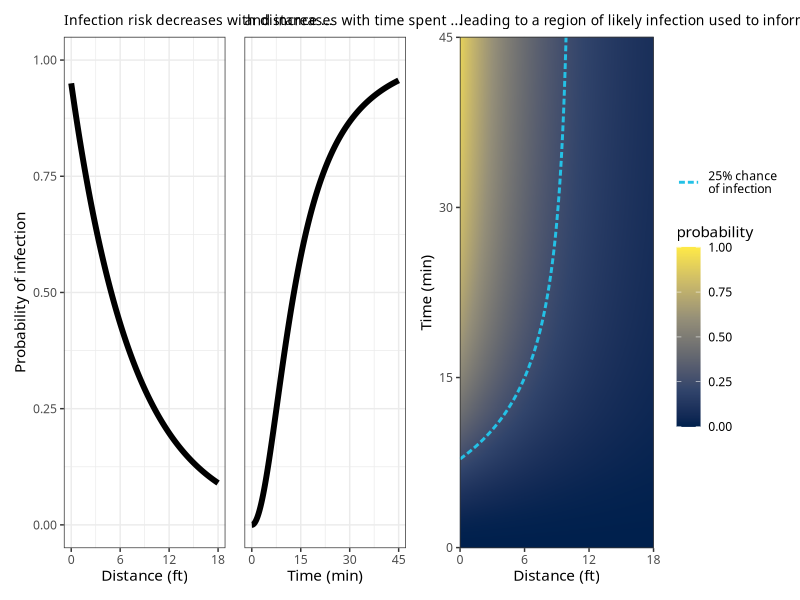
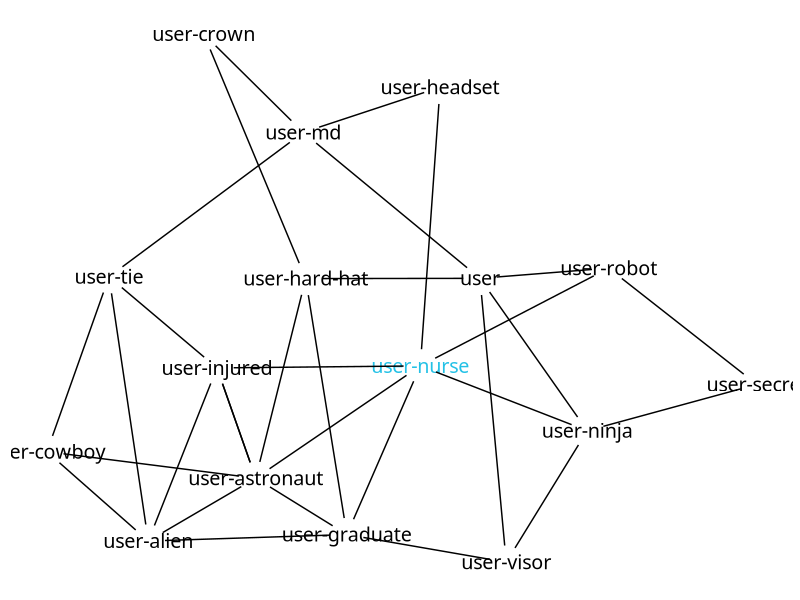
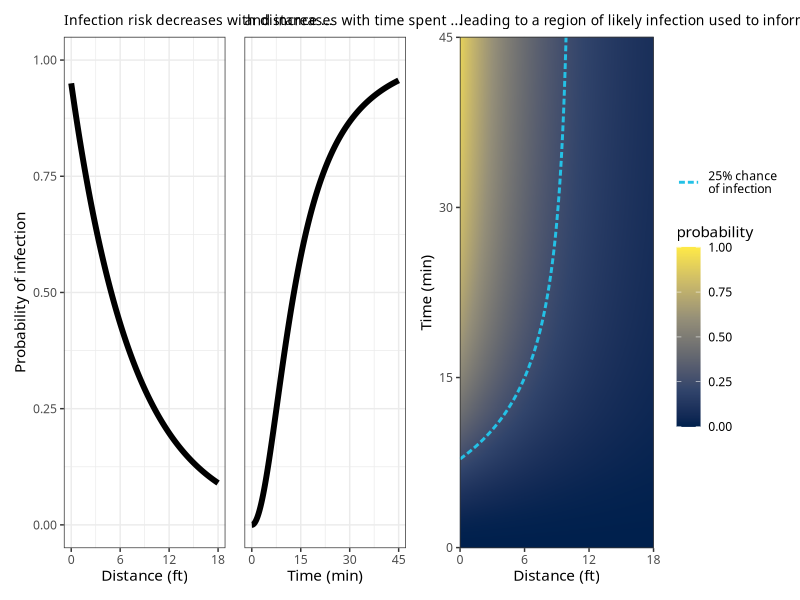
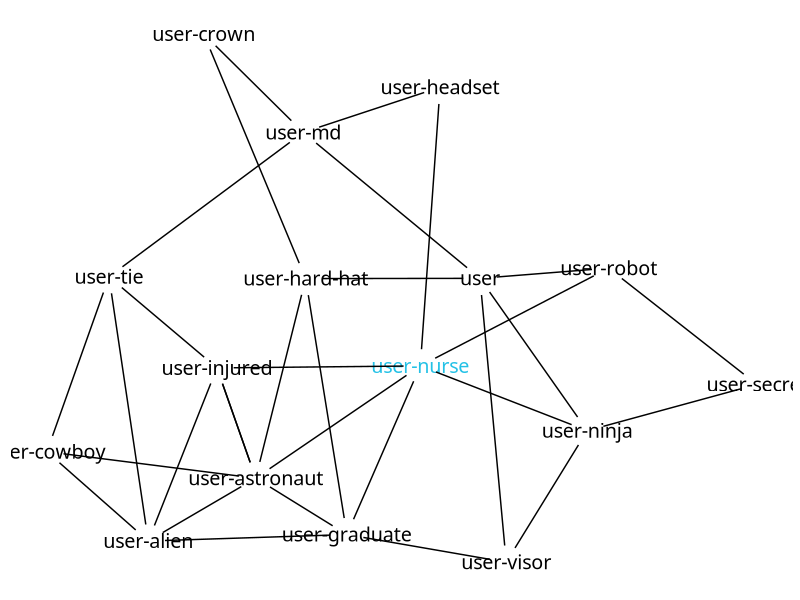

Write the R code that produced these figures, in order.
library(ggraph)
library(tidygraph)
library(tidyverse)
library(patchwork)
library(magrittr)

theme_set(theme_bw())

distance <- tibble(distance=seq(0, 18, length.out=500),
                   probability=seq(0, 20, length.out=500) %>% {0.95 / (1.125^.)})
time <- tibble(time=seq(0, 45, length.out=500),
               probability=seq(0, 1, length.out=500) %>% {35 * .^2 / (3 + 35 * 0.96 * .^2)})
joint <- tcrossprod(time$probability, distance$probability) %>%
  as_tibble() %>%
  set_colnames(distance$distance) %>%
  mutate(time = time$time) %>%
  pivot_longer(!time, names_to="distance", values_to="probability") %>%
  mutate(distance=as.numeric(distance))

joint %>% filter(near(time, 15, tol=0.05), near(distance, 6, tol=0.02))

ggplot(distance) +
  aes(x=distance, y=probability) +
  geom_line(size=2) +
  scale_x_continuous(name="Distance (ft)", breaks=0:3 * 6) +
  ylab("Probability of infection") +
  ylim(0, 1) +
  ggtitle("Infection risk decreases with distance ...") +
ggplot(time) +
  aes(x=time, y=probability) +
  scale_x_continuous(name="Time (min)", breaks=0:3 * 15) +
  geom_line(size=2) +
  ylim(0, 1) +
  ggtitle("and increases with time spent ...") +
  theme(axis.text.y=element_blank(),
        axis.title.y=element_blank(),
        axis.ticks.y=element_blank()) +
ggplot(joint) +
  aes(x=distance, y=time, fill=probability) +
  geom_raster(interpolate=TRUE) +
  geom_contour(aes(z=probability, colour="25% chance\nof infection"),
               breaks=0.25, linetype="21", size=1) +
  # geom_point(size=4, shape=10, stroke=1.5, fill=NA,
  #            colour=viridis::viridis_pal(option="H", begin=0.26)(1), data=tibble(distance=6, time=15)) +
  # geom_hline(aes(yintercept=I(15)), colour="red") +
  # geom_vline(aes(xintercept=I(6)), colour="red") +
  scale_x_continuous(name="Distance (ft)", breaks=0:3 * 6) +
  scale_y_continuous(name="Time (min)", breaks=0:3 * 15) +
  coord_cartesian(expand=FALSE) +
  scale_fill_viridis_c(option="E", limits=c(0, 1)) +
  scale_colour_manual(values=viridis::viridis_pal(option="H", begin=0.26)(1)) +
  ggtitle("leading to a region of likely infection used to inform guidelines") +
  guides(fill=guide_colourbar(barheight=9),
         colour=guide_legend(title=element_blank())) +
  plot_layout(widths=c(1, 1, 1.2)) &
  theme(text=element_text(family="Alegreya"),
        plot.title=element_text(size=10))
ggsave("../../Images/blog_figures/vaccination_strategy/risk_distribution.png", width=10, height=3)

icons <- c("user",
  "user-alien",
  "user-astronaut",
  "user-cowboy",
  "user-crown",
  "user-graduate",
  "user-hard-hat",
  "user-headset",
  "user-injured",
  "user-md",
  "user-ninja",
  "user-nurse",
  "user-robot",
  "user-secret",
  "user-tie",
  "user-visor")

set.seed(144)
play_erdos_renyi(n=16, m=32) %>%
  mutate(icon = sample(icons, n(), replace=FALSE)) %>%
  mutate(col = ifelse(icon == "user-nurse", viridis::viridis_pal(option="H", begin=0.26)(1), "#000000")) %>%
  ggraph() +
  geom_node_text(aes(label=icon, colour=col), size=5, family="Font Awesome 5 Pro Solid", show.legend=FALSE) +
  geom_edge_link(start_cap=geometry(width=0.85),
                 end_cap=geometry(width=0.85)) +
  scale_colour_identity() +
  theme(panel.border=element_blank())
ggsave("../../Images/blog_figures/vaccination_strategy/network.png", width=4, height=3)
